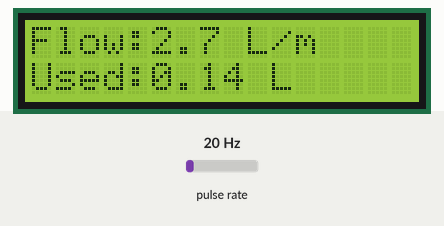
Bench run of a sketch on a simulated ESP32. Shown: 16×2 character LCD. Wiring (inferred from the names in the program): pulse sensor: data GPIO 2. The test bench sets the inputs (shaded band); at power-on: pulse rate 20 Hz.

Above: at 3.2 s.
3.3 s: pulse rate (sensor on GPIO 2) set to 4 Hz
At 4.9 s:
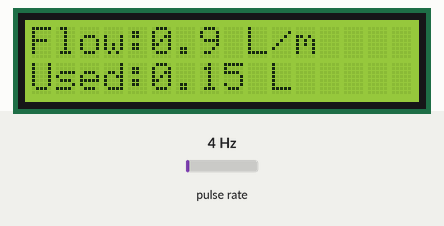
6.3 s: pulse rate (sensor on GPIO 2) set to 100 Hz
At 8.0 s:
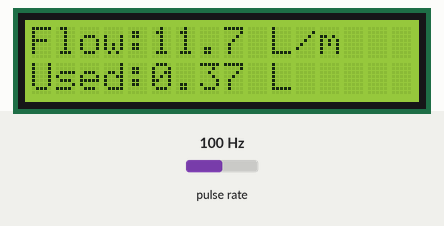
9.3 s: pulse rate (sensor on GPIO 2) set to 50 Hz
At 34.0 s:
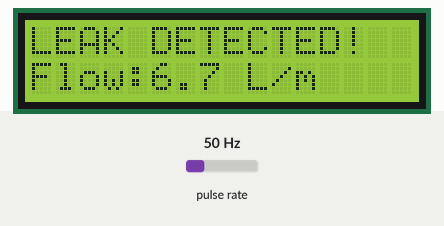
Timing chart, 0 to 35.5 s (numbered marks = the images above; inputs shaded):
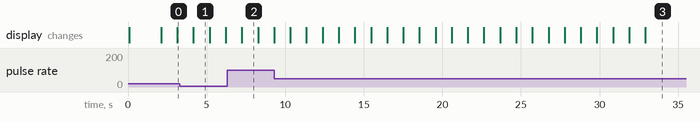

Measured:
- what the display in image 1 shows lasts 1.0 s, from 4.2 s to 5.2 s

The sketch:

sketch_dec14a.ino
```cpp
#include <Wire.h>
#include <LiquidCrystal_I2C.h>

LiquidCrystal_I2C lcd(0x27, 16, 2);

#define FLOW_SENSOR_PIN 2

volatile int pulseCount = 0;
float flowRate = 0.0;
float totalLitres = 0.0;

unsigned long oldTime = 0;
unsigned long leakStartTime = 0;

const float LEAK_FLOW_THRESHOLD = 0.5;   // L/min
const unsigned long LEAK_TIME_LIMIT = 30000; // 30 seconds

bool leakDetected = false;

void IRAM_ATTR pulseCounter() {
  pulseCount++;
}

void setup() {
  pinMode(FLOW_SENSOR_PIN, INPUT_PULLUP);
  attachInterrupt(digitalPinToInterrupt(FLOW_SENSOR_PIN), pulseCounter, FALLING);

  lcd.init();
  lcd.backlight();

  lcd.setCursor(0, 0);
  lcd.print("AquaSense");
  lcd.setCursor(0, 1);
  lcd.print("Initializing");
  delay(2000);

  lcd.clear();
}

void loop() {
  if ((millis() - oldTime) > 1000) {  // Every 1 second
    detachInterrupt(digitalPinToInterrupt(FLOW_SENSOR_PIN));

    // Flow calculation
    // YF-S201: 7.5 pulses per second per L/min
    flowRate = (pulseCount / 7.5);

    // Total water usage
    totalLitres += (flowRate / 60.0);

    // Leak detection logic
    if (flowRate > LEAK_FLOW_THRESHOLD) {
      if (leakStartTime == 0) {
        leakStartTime = millis();
      } else if ((millis() - leakStartTime) >= LEAK_TIME_LIMIT) {
        leakDetected = true;
      }
    } else {
      leakStartTime = 0;
      leakDetected = false;
    }

    // LCD Display
    lcd.clear();
    lcd.setCursor(0, 0);

    if (leakDetected) {
      lcd.print("LEAK DETECTED!");
      lcd.setCursor(0, 1);
      lcd.print("Flow:");
      lcd.print(flowRate, 1);
      lcd.print(" L/m");
    } else {
      lcd.print("Flow:");
      lcd.print(flowRate, 1);
      lcd.print(" L/m");

      lcd.setCursor(0, 1);
      lcd.print("Used:");
      lcd.print(totalLitres, 2);
      lcd.print(" L");
    }

    pulseCount = 0;
    oldTime = millis();

    attachInterrupt(digitalPinToInterrupt(FLOW_SENSOR_PIN), pulseCounter, FALLING);
  }
}
```
